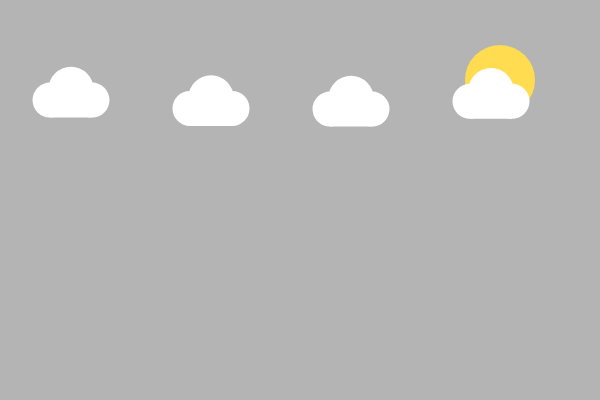
Frame 1 (no input)
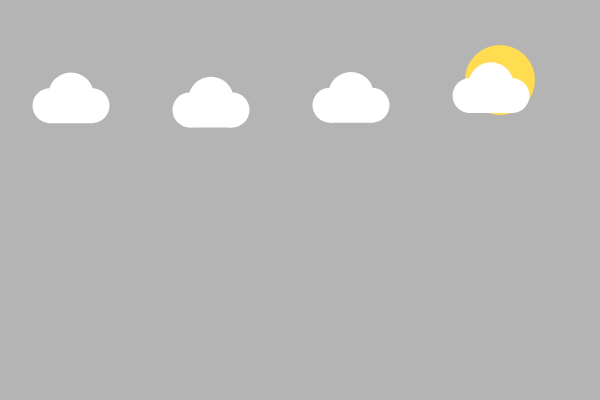
Frame 60 (no input)
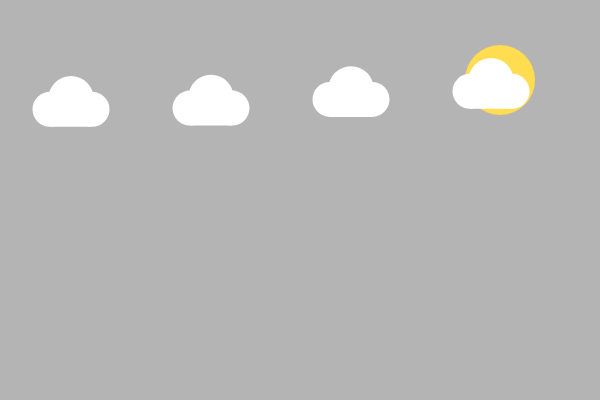
Frame 120 (the mouse pressed at the canvas centre since frame 60)

The p5.js sketch that drew these frames (run headless with seeded random() and noise() and a simulated clock; from frame 60 on, the mouse is pressed at the canvas centre):

// p5.js sketch
// ── sketch.js
// First Name, Last Initial: [Your Name]
// Title: Random Sky
// Concept: My semester theme is nature and the sky. This sketch explores
// clouds and changing weather. The user can create new random clouds
// by clicking on the sky and change the weather by pressing a key.
// Instructions: Click the mouse to create a random cloud.
// Press the "r" key to make it rain.

// Variables
let cloudColor = 255;
let skyColor = 180;
let rain = false;

// This function creates a cloud at a given position
function drawCloud(x, y, size) {
  fill(cloudColor);
  noStroke();

  circle(x, y, size);
  circle(x + size * 0.6, y - size * 0.3, size * 1.3);
  circle(x + size * 1.2, y, size);
  rect(x, y, size * 1.2, size * 0.5);
}

// This function creates rain underneath a cloud
function drawRain(x, y, size) {
  stroke(70, 130, 255);
  strokeWeight(2);

  for (let i = 0; i < 8; i++) {
    let rainX = x + random(size * 1.3);
    let rainY = y + random(20, 50);

    line(rainX, rainY, rainX, rainY + random(10, 25));
  }
}

// Set up the canvas
function setup() {
  createCanvas(600, 400);
  background(135, 206, 235);

  // Create some clouds when the sketch starts
  for (let i = 0; i < 5; i++) {
    let x = random(50, width - 150);
    let y = random(50, 180);
    let size = random(25, 45);

    drawCloud(x, y, size);
  }
}

// Draw the sky and clouds
function draw() {
  background(skyColor);

  // Sun
  fill(255, 220, 80);
  noStroke();
  circle(500, 80, 70);

  // Draw several random clouds
  for (let i = 0; i < 4; i++) {
    let x = 50 + i * 140;
    let y = 100 + sin(frameCount * 0.01 + i) * 10;

    drawCloud(x, y, 35);

    // Add rain when rain mode is turned on
    if (rain) {
      drawRain(x, y + 20, 35);
    }
  }
}

// Clicking creates a new cloud at the mouse position
function mousePressed() {
  let randomSize = random(25, 60);
  drawCloud(mouseX, mouseY, randomSize);

  // Sometimes clicking also creates rain
  if (random(1) > 0.5) {
    drawRain(mouseX, mouseY + 20, randomSize);
  }
}

// Press "r" to turn rain on/off
function keyPressed() {
  if (key === "r" || key === "R") {
    rain = !rain;
  }
}
